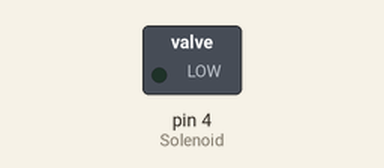
Simulated run of this sketch. Board: Arduino Uno, built with avr-gcc and run on an emulated ATmega328P. Parts: switched loads named in the sketch (green lamp = pin HIGH).

Above: at 5.0 s.
At 11.5 s:
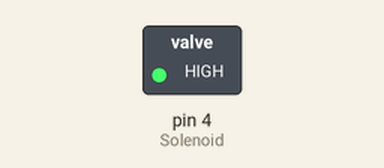
Timing chart, 0 to 16.9 s (numbered marks = the images above):
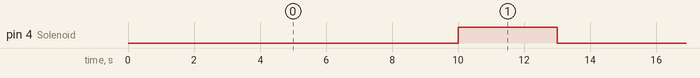

Measured:
- by itself, pin 4 (Solenoid): alternates HIGH for 3.0 s and LOW for 10.0 s

The sketch:

Solenoid_Valve.ino
```cpp
#define Solenoid 4

void setup() {
  pinMode(Solenoid, OUTPUT);
  digitalWrite(Solenoid,LOW);
  Serial.begin(9600);

}

void loop() {
  digitalWrite(Solenoid,LOW);
  delay(10000);
  digitalWrite(Solenoid,HIGH);
  delay(3000);
}
```
